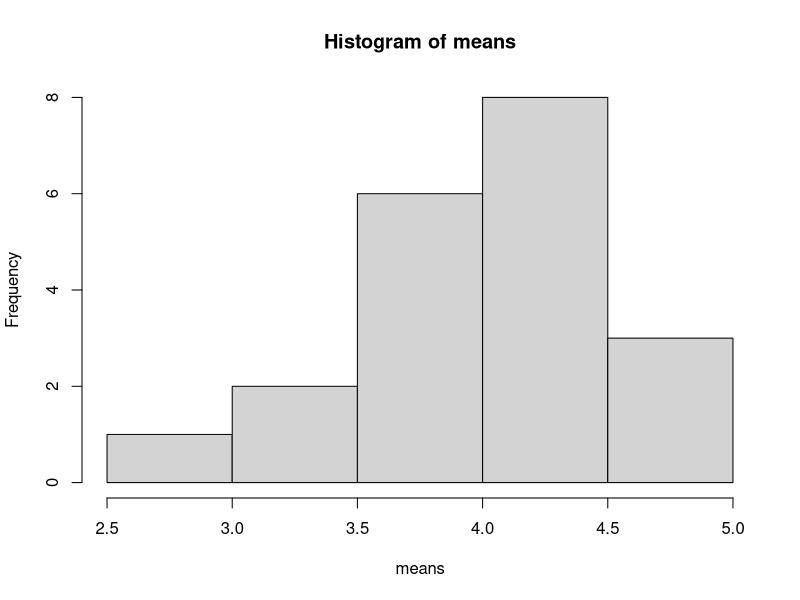

This figure's R source:
#q1 for binomial

n = 10
p = 0.4

k = 20
N = 10


#find means of samples
means = c()
for (i in 1:k)
{
	s = rbinom(N, n, p) #collect sample
	means = c(means, mean(s)) # collect means
}
means
# empirical mean
e_mean = sum(means)/k
e_mean

#find empirical var
e_var = sum(((means - e_mean)^2)/ (k-1))


e_var

#find empirical var
e_var = sum(((means - e_mean)^2)/ (k-1))


e_var

th_mean = n*p
th_mean
th_var = (n*p*(1-p))/N
th_var

hist(means)
